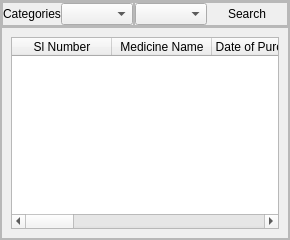
                  <widget class="QFrame" name="frame_62">
                   <property name="sizePolicy">
                    <sizepolicy hsizetype="Expanding" vsizetype="Preferred">
                     <horstretch>0</horstretch>
                     <verstretch>0</verstretch>
                    </sizepolicy>
                   </property>
                   <property name="frameShape">
                    <enum>QFrame::StyledPanel</enum>
                   </property>
                   <property name="frameShadow">
                    <enum>QFrame::Sunken</enum>
                   </property>
                   <layout class="QVBoxLayout" name="verticalLayout_57">
                    <property name="spacing">
                     <number>0</number>
                    </property>
                    <property name="leftMargin">
                     <number>0</number>
                    </property>
                    <property name="topMargin">
                     <number>0</number>
                    </property>
                    <property name="rightMargin">
                     <number>0</number>
                    </property>
                    <property name="bottomMargin">
                     <number>0</number>
                    </property>
                    <item alignment="Qt::AlignTop">
                     <widget class="QFrame" name="frame_63">
                      <property name="frameShape">
                       <enum>QFrame::StyledPanel</enum>
                      </property>
                      <property name="frameShadow">
                       <enum>QFrame::Raised</enum>
                      </property>
                      <layout class="QHBoxLayout" name="horizontalLayout_11">
                       <property name="spacing">
                        <number>0</number>
                       </property>
                       <property name="leftMargin">
                        <number>0</number>
                       </property>
                       <property name="topMargin">
                        <number>0</number>
                       </property>
                       <property name="rightMargin">
                        <number>0</number>
                       </property>
                       <property name="bottomMargin">
                        <number>0</number>
                       </property>
                       <item>
                        <widget class="QFrame" name="frame_66">
                         <property name="frameShape">
                          <enum>QFrame::StyledPanel</enum>
                         </property>
                         <property name="frameShadow">
                          <enum>QFrame::Raised</enum>
                         </property>
                         <layout class="QHBoxLayout" name="horizontalLayout_12">
                          <property name="spacing">
                           <number>0</number>
                          </property>
                          <property name="leftMargin">
                           <number>0</number>
                          </property>
                          <property name="topMargin">
                           <number>0</number>
                          </property>
                          <property name="rightMargin">
                           <number>0</number>
                          </property>
                          <property name="bottomMargin">
                           <number>0</number>
                          </property>
                          <item>
                           <widget class="QLabel" name="label_26">
                            <property name="styleSheet">
                             <string notr="true">font: 16pt &quot;Century Gothic&quot;;</string>
                            </property>
                            <property name="text">
                             <string>Categories</string>
                            </property>
                            <property name="alignment">
                             <set>Qt::AlignCenter</set>
                            </property>
                           </widget>
                          </item>
                          <item>
                           <widget class="QComboBox" name="comboBox"/>
                          </item>
                         </layout>
                        </widget>
                       </item>
                       <item>
                        <widget class="QFrame" name="frame_67">
                         <property name="frameShape">
                          <enum>QFrame::StyledPanel</enum>
                         </property>
                         <property name="frameShadow">
                          <enum>QFrame::Raised</enum>
                         </property>
                         <layout class="QHBoxLayout" name="horizontalLayout_13">
                          <property name="spacing">
                           <number>0</number>
                          </property>
                          <property name="leftMargin">
                           <number>0</number>
                          </property>
                          <property name="topMargin">
                           <number>0</number>
                          </property>
                          <property name="rightMargin">
                           <number>0</number>
                          </property>
                          <property name="bottomMargin">
                           <number>0</number>
                          </property>
                          <item>
                           <widget class="QComboBox" name="comboBox_2"/>
                          </item>
                          <item>
                           <widget class="QPushButton" name="pushButton_16">
                            <property name="styleSheet">
                             <string notr="true">font: 12pt &quot;Century Gothic&quot;;</string>
                            </property>
                            <property name="text">
                             <string>Search</string>
                            </property>
                            <property name="flat">
                             <bool>true</bool>
                            </property>
                           </widget>
                          </item>
                         </layout>
                        </widget>
                       </item>
                      </layout>
                     </widget>
                    </item>
                    <item>
                     <widget class="QFrame" name="frame_64">
                      <property name="sizePolicy">
                       <sizepolicy hsizetype="Preferred" vsizetype="Expanding">
                        <horstretch>0</horstretch>
                        <verstretch>0</verstretch>
                       </sizepolicy>
                      </property>
                      <property name="frameShape">
                       <enum>QFrame::StyledPanel</enum>
                      </property>
                      <property name="frameShadow">
                       <enum>QFrame::Sunken</enum>
                      </property>
                      <layout class="QHBoxLayout" name="horizontalLayout_50">
                       <item>
                        <widget class="QTableWidget" name="tableWidget_4">
                         <property name="styleSheet">
                          <string notr="true">font: 8pt &quot;Century Gothic&quot;;
color: rgb(0, 0, 0);</string>
                         </property>
                         <column>
                          <property name="text">
                           <string>Sl Number</string>
                          </property>
                         </column>
                         <column>
                          <property name="text">
                           <string>Medicine Name</string>
                          </property>
                         </column>
                         <column>
                          <property name="text">
                           <string>Date of Purchase</string>
                          </property>
                         </column>
                         <column>
                          <property name="text">
                           <string>Quantity</string>
                          </property>
                         </column>
                         <column>
                          <property name="text">
                           <string>Price per piece</string>
                          </property>
                         </column>
                         <column>
                          <property name="text">
                           <string>Invoice</string>
                          </property>
                         </column>
                         <column>
                          <property name="text">
                           <string>Total</string>
                          </property>
                         </column>
                         <column>
                          <property name="text">
                           <string>Manufacturing Date</string>
                          </property>
                         </column>
                         <column>
                          <property name="text">
                           <string>Expiry Date</string>
                          </property>
                         </column>
                         <column>
                          <property name="text">
                           <string>Dealer</string>
                          </property>
                         </column>
                        </widget>
                       </item>
                      </layout>
                     </widget>
                    </item>
                   </layout>
                  </widget>
